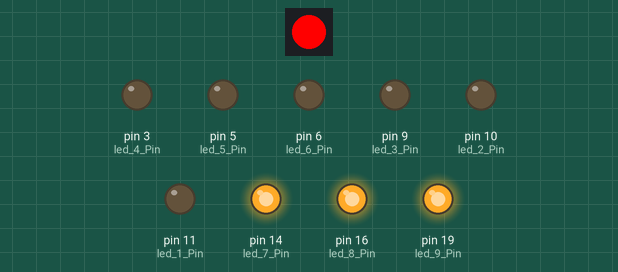
This program was run on a simulated Arduino Uno, built with avr-gcc and run on an emulated ATmega328P. Parts: 1 RGB LEDs in strip order, left to right, output pins drawn as LEDs (lit = HIGH). Dim RGB values are drawn brighter than linear; random numbers use the default seed unless the program sets one.

Above: at 0.05 s.
At 9.83 s:
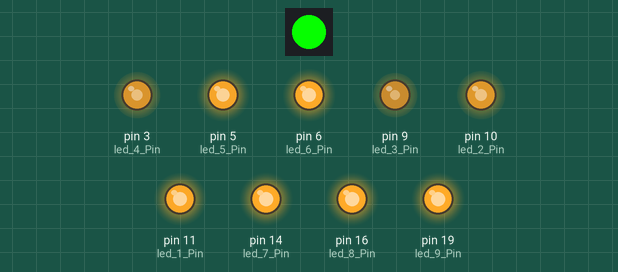
At 14.86 s:
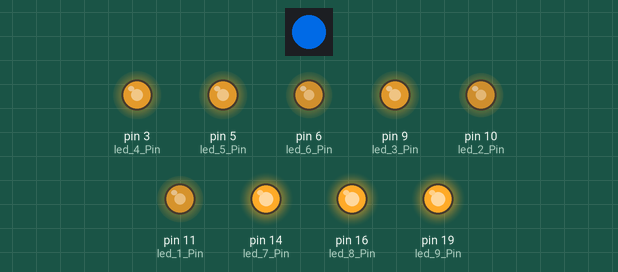
At 19.9 s:
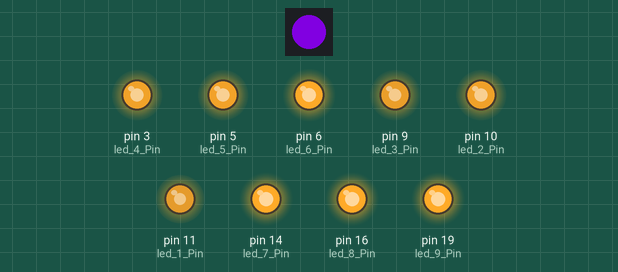
At 29.88 s:
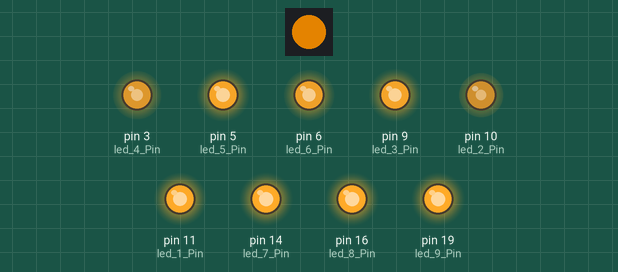
At 39.85 s:
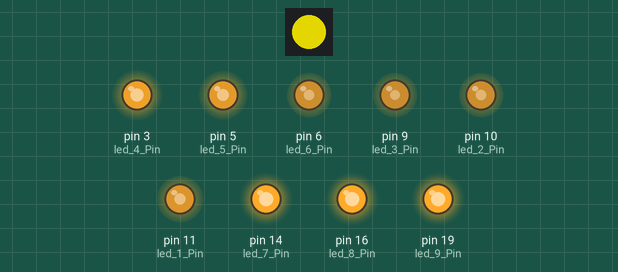
Timing chart, 0 to 40.0 s (numbered marks = the images above):
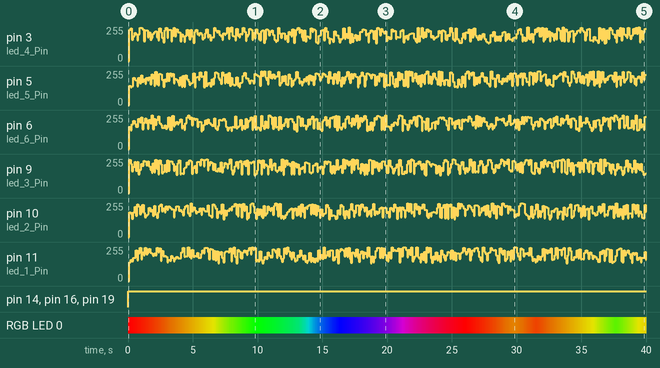

The program:

main.cpp
```cpp
//including libraries used for this sketch
#include <Arduino.h>
#include <FastLED.h>

//fire_1
const int led_1_Pin =  11;
const int led_2_Pin =  10;
const int led_3_Pin =  9;
//fire_2
const int led_4_Pin =  3;
const int led_5_Pin =  5;
const int led_6_Pin =  6;
//church
const int led_7_Pin =  14;
const int led_8_Pin =  16;
//little_house_middle
const int led_9_Pin =  19;

// constants won't change:
const long interval_fire_1 = 100;
unsigned long previousMillis_fire_1 = 0;   //store last update time

const long interval_fire_2 = 100;
unsigned long previousMillis_fire_2 = 0;   //store last update time

//christmas_tree section
#define NUM_LEDS 1
#define LED_TYPE    WS2812b
#define DATA_PIN 18
#define BRIGHTNESS 255
#define SATURATION 255
#define COLOR 125
#define COLOR2 255

CRGB leds[NUM_LEDS];
unsigned long previousMillis_rgb = 0;
const unsigned long interval_rgb = 100;
byte C_NOW = 0; byte C_NEXT = 0; int RANDOM_R = 0; int DIRECTION = 1;


void setup() {
  // set the digital pin as output:
  pinMode(led_1_Pin, OUTPUT);
  pinMode(led_2_Pin, OUTPUT);
  pinMode(led_3_Pin, OUTPUT);
  pinMode(led_4_Pin, OUTPUT);
  pinMode(led_5_Pin, OUTPUT);
  pinMode(led_6_Pin, OUTPUT);
  pinMode(led_7_Pin, OUTPUT);
  pinMode(led_8_Pin, OUTPUT);
  pinMode(led_9_Pin, OUTPUT);

   FastLED.setMaxPowerInVoltsAndMilliamps(5,1000);
      FastLED.addLeds<NEOPIXEL, DATA_PIN>(leds, NUM_LEDS);

}


//==========================================================
// the next section is the code where the light effects happen

//fire_1
void fire_effect_1(){
  unsigned long currentMillis_fire_1 = millis();
  if (currentMillis_fire_1 - previousMillis_fire_1 >= interval_fire_1) {

    // save the last time you blinked the LED
    previousMillis_fire_1 = currentMillis_fire_1;

    // make fire go BRRRRR
    analogWrite(led_1_Pin, random(120)+135);
    analogWrite(led_2_Pin, random(120)+135);
    analogWrite(led_3_Pin, random(120)+135);
  }
}


//fire_2
void fire_effect_2(){
  unsigned long currentMillis_fire_2 = millis();
  if (currentMillis_fire_2 - previousMillis_fire_2 >= interval_fire_2) {

    // save the last time you blinked the LED
    previousMillis_fire_2 = currentMillis_fire_2;

    // make fire go BRRRRR
    analogWrite(led_4_Pin, random(120)+135);
    analogWrite(led_5_Pin, random(120)+135);
    analogWrite(led_6_Pin, random(120)+135);
  }
}


//church
void kerk(){
digitalWrite(led_7_Pin, HIGH);
digitalWrite(led_8_Pin, HIGH);
}


//little_house_middle
void huisje_midden(){
digitalWrite(led_9_Pin, HIGH);
}


void kerstboom() {

 fill_solid(leds, NUM_LEDS, CHSV(C_NOW, SATURATION, BRIGHTNESS)); FastLED.show();

  unsigned long currentMillis_rgb = millis();

  if (currentMillis_rgb - previousMillis_rgb >= interval_rgb){
    previousMillis_rgb = currentMillis_rgb;
    if(C_NOW == C_NEXT){

    C_NEXT = random8();
    RANDOM_R = random8(); //chooses a random number for the fade to see which direction the fade goes

      //this section chooses a direction of the fade by checking RANDOM_R
      if (RANDOM_R >= 128){
            DIRECTION = 1;
          }else{
            DIRECTION = -1;

          }    }else{
          C_NOW = C_NOW + DIRECTION; // the actual fade from current colour to the new colout
}
}}

//==========================================================
//the last section is where the light effects are called from the last section

void loop() {

  fire_effect_1();
  fire_effect_2();
  kerk();
  kerstboom();
  huisje_midden();
}
```

Measured:
- by itself, pin 14 (led_7_Pin), pin 16 (led_8_Pin), pin 19 (led_9_Pin): LOW → HIGH at 0.00 s
- by itself, pin 3 (led_4_Pin): 0/255 → 233/255 at 0.10 s, → 244/255 0.10 s later, → 158/255 0.10 s later, → 184/255 0.10 s later, … (393 changes in this stretch)
- by itself, pin 5 (led_5_Pin): 0/255 → 145/255 at 0.10 s, → 135/255 0.10 s later, → 142/255 0.10 s later, → 204/255 0.10 s later, … (392 changes in this stretch)
